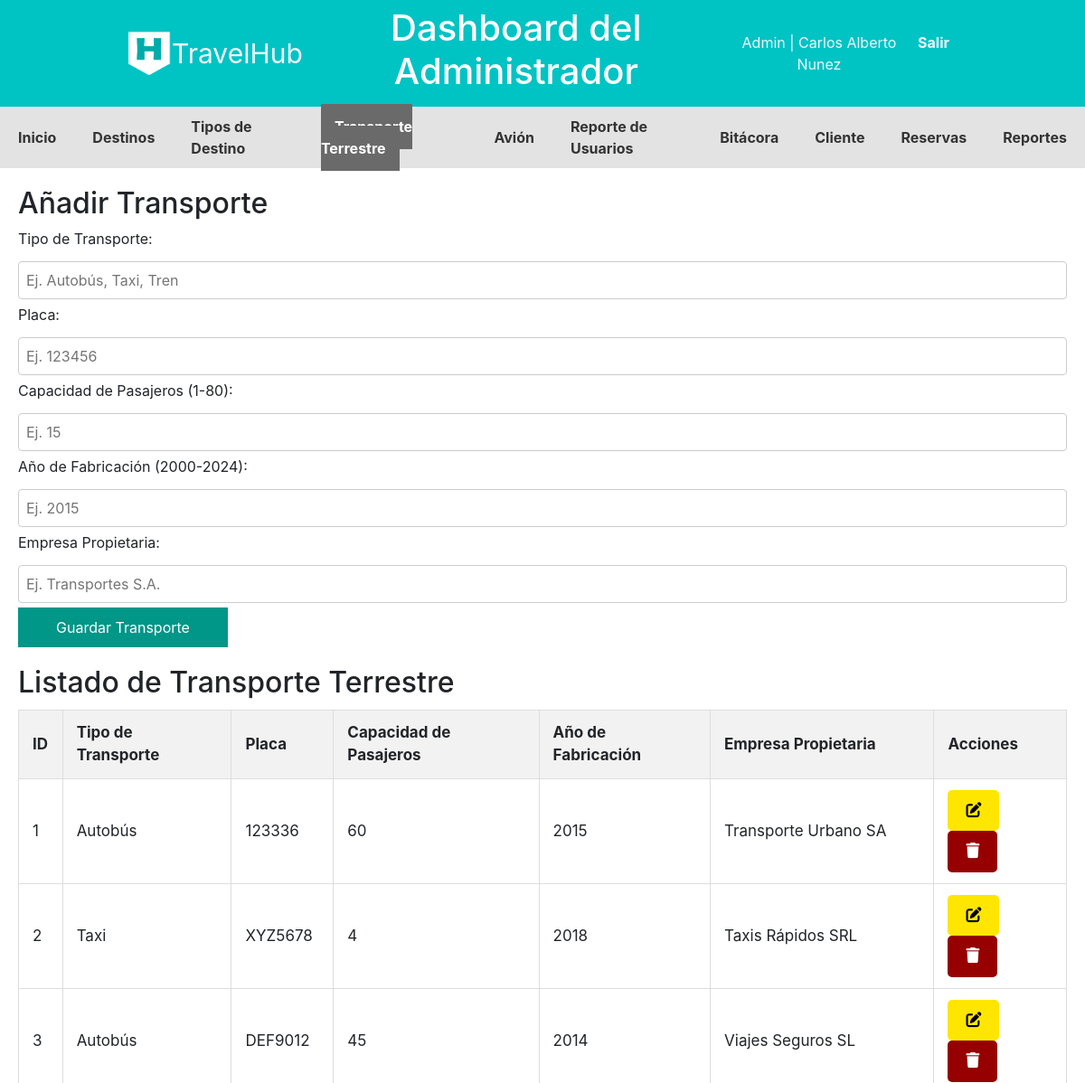
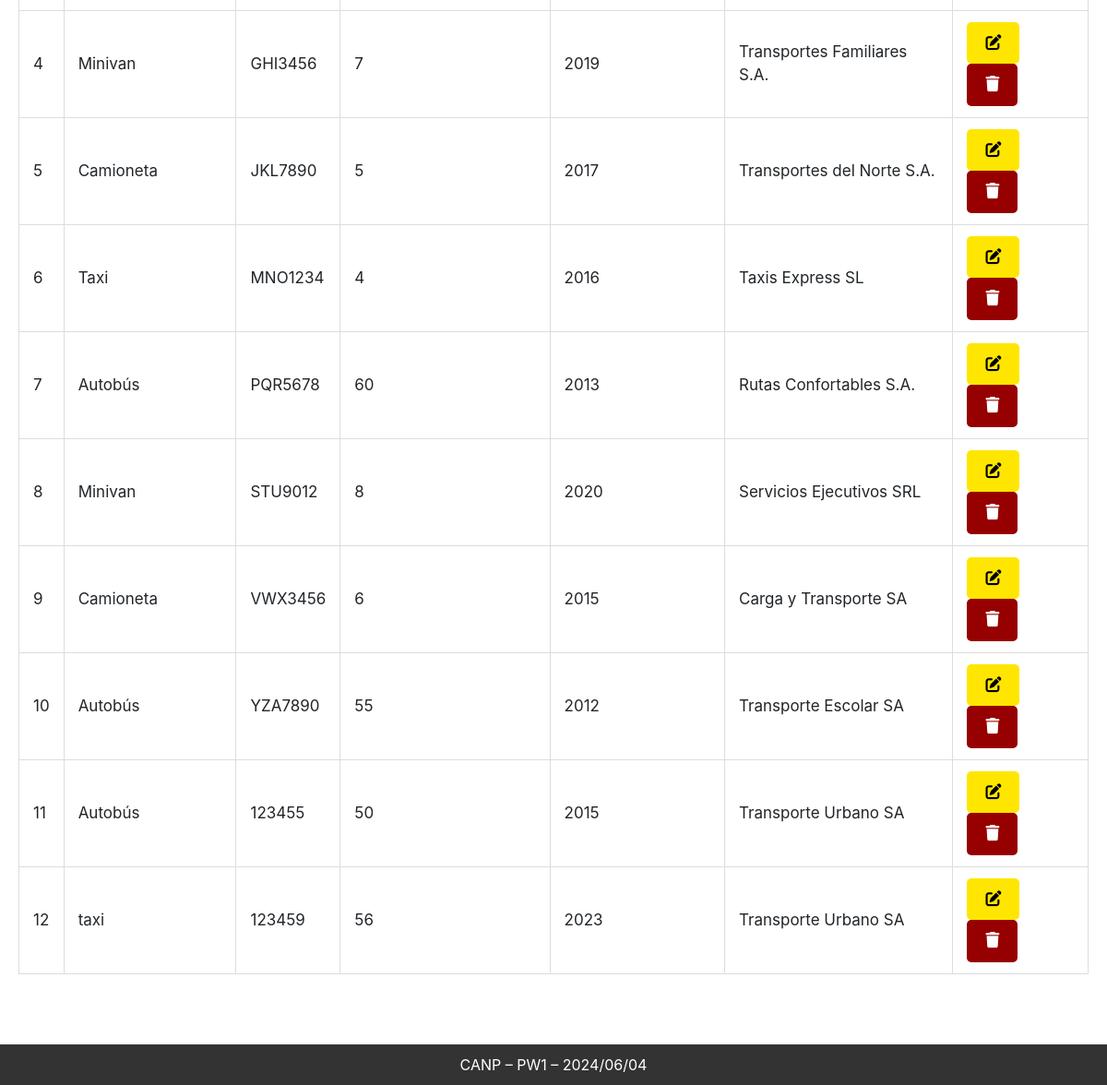
The app's page /Admin/CANP_TransporteTerrestre (signed in) with its own data (2 pictures, top to bottom).
### tables this page shows
CREATE TABLE `tbltransporteterrestre` (
  `id_transpterrestre` int(11) NOT NULL,
  `tipo_transporte` varchar(255) DEFAULT NULL,
  `placa` varchar(255) DEFAULT NULL,
  `capacidad_pasajeros` int(11) NOT NULL,
  `anio_fabricacion` int(11) NOT NULL,
  `empresa_propietaria` varchar(255) DEFAULT NULL
);

### Controllers/templateCtr.php (called while the page is built)
<?php
class Template
{
    public static function templateCtr()
    {
        include 'Views/plantilla.php';
    }
}

### index.php (called while the page is built, shortened)
<?php
include_once "Controllers/templateCtr.php";
include_once "Controllers/transporteTerrestreCtr.php";
include_once "Models/transporteTerrestreMdl.php";
$template = new Template();
$template->templateCtr();

### Models/transporteTerrestreMdl.php (called while the page is built, shortened)
<?php
class TransporteTerrestreMdl {
    public static function canp_leer_transportes_terrestres_mdl() {
        try {
            $db = Conexion::conectar();
            $sql = "SELECT * FROM  tbltransporteterrestre";
            $stmt = $db->prepare($sql);
            $stmt->execute();
            return $stmt->fetchAll();
        } catch (PDOException $e) {
            return "Error al leer datos del transporte terrestre: " . $e->getMessage();
        }
    }
}

### Controllers/transporteTerrestreCtr.php (called while the page is built, shortened)
<?php
class TransporteTerrestreCtr {
    public static function canp_leer_transportes_terrestres_ctr() {
        $respuesta = TransporteTerrestreMdl::canp_leer_transportes_terrestres_mdl();
        return $respuesta;
    }
}

### Admin/CANP_TransporteTerrestre.php (the view, shortened to what this page needs)
<?php
include 'Components/cabeceraAdmin.php';
include 'Components/navAdmin.php'
?>
    <div class="contenedor">
   <h2>Añadir Transporte</h2>
    <form class="formTransporteTerrestre" method="post">
        <label for="tipoTransporte">Tipo de Transporte: <div class="tooltip required"> *<span class="tooltiptext">Campo obligatorio</span></div></label>
        <input type="text" id="tipoTransporte" class="tipoTransporte" name="tipoTransporte" placeholder="Ej. Autobús, Taxi, Tren">
        <label for="placa">Placa: <div class="tooltip required"> *<span class="tooltiptext">Campo obligatorio</span></div></label>
        <input type="text" id="placa" class="placa" name="placa" placeholder="Ej. 123456">
        <label for="capacidad">Capacidad de Pasajeros (1-80): <div class="tooltip required"> *<span class="tooltiptext">Campo obligatorio</span></div></label>
        <input type="text" id="capacidad" class="capacidad" name="capacidad" placeholder="Ej. 15">
        <label for="anioFabricacion">Año de Fabricación (2000-2024): <div class="tooltip required"> *<span class="tooltiptext">Campo obligatorio</span></div></label>
        <input type="text" class="anioFabricacion" id="anioFabricacion" name="anioFabricacion" placeholder="Ej. 2015">
        <label for="empresa">Empresa Propietaria: <div class="tooltip required"> *<span class="tooltiptext">Campo obligatorio</span></div></label>
        <input type="text" id="empresa" class="empresa" name="empresa" placeholder="Ej. Transportes S.A.">
        <button name="btnTransporteTerrestre" class="btnformulario btnTransporteTerrestre" type="submit">Guardar Transporte</button>
    </form>
    <h2>Listado de Transporte Terrestre</h2>
    <table class="tblTransporteTerrestre">
        <thead>
            <tr>
                <th>ID</th>
                <th>Tipo de Transporte</th>
                <th>Placa</th>
                <th>Capacidad de Pasajeros</th>
                <th>Año de Fabricación</th>
                <th>Empresa Propietaria</th>
                <th>Acciones</th>
            </tr>
        </thead>
        <tbody>
        <?php
            $transportes = TransporteTerrestreCtr::canp_leer_transportes_terrestres_ctr();
            foreach ($transportes as $key => $transporte) {
               echo '
               <tr>
               <td>'.($key+1).'</td>
               <td>'.$transporte["tipo_transporte"].'</td>
               <td>'.$transporte["placa"].'</td>
               <td>'.$transporte["capacidad_pasajeros"].'</td>
               <td>'.$transporte["anio_fabricacion"].'</td>
               <td>'.$transporte["empresa_propietaria"].'</td>
               <td>
                   <button class="edit editarTransporteTerrestre" editarTransporteTerrestre="'.$transporte["id_transpterrestre"].'"> <i class="fa-solid fa-pen-to-square"></i></button>
                   <button class="delete eliminarTransporteTerrestre" eliminarTransporteTerrestre="'.$transporte["id_transpterrestre"].'"><i class="fa-solid fa-trash"></i></button>
                   </td>
           </tr>
               ';
            }
        ?>
        </tbody>
    </table>
</div>

### Views/css/styles.css (style rules this page uses)
* { margin: 0; padding: 0; box-sizing: border-box; }
body { font-family: Roboto; height: 100vh; }
.contenedor { padding: 20px; }
h2 { font-size: 50px; }
form { margin-bottom: 20px; }
input[type="text"], input[type="date"], select { margin: 5px 0; padding: 8px; width: calc(100% - 18px); }
.edit { padding: 10px 20px; background-color: #ffe600; color: black; border: none; cursor: pointer; border-radius: 5px; }
.delete { padding: 10px 20px; background-color: #960000; color: white; border: none; cursor: pointer; border-radius: 5px; }
button.btnformulario { padding: 10px 20px; background-color: #009688; color: white; border: none; cursor: pointer; width: 20%; }
table { width: 100%; border-collapse: collapse; margin: 10px 0 100px 0; font-size: 17px; min-width: 400px; }
table th, table td { padding: 12px 15px; border: 1px solid #ddd; text-align: left; }
table th { background-color: #f2f2f2; }
th, td { border: 1px solid #ccc; padding: 8px; text-align: left; }
label { display: block; margin-bottom: 5px; }
input[type="text"], input[type="email"], input[type="password"] { width: 100%; padding: 8px; border: 1px solid #ccc; border-radius: 4px; }
.btnformulario { align-self: flex-start; }

### records on screen
tbltransporteterrestre: tipo_transporte "Autobús", placa "123336", capacidad_pasajeros "60", anio_fabricacion "2015", empresa_propietaria "Transporte Urbano SA"
tbltransporteterrestre: tipo_transporte "Taxi", placa "XYZ5678", capacidad_pasajeros "4", anio_fabricacion "2018", empresa_propietaria "Taxis Rápidos SRL"
tbltransporteterrestre: tipo_transporte "Autobús", placa "DEF9012", capacidad_pasajeros "45", anio_fabricacion "2014", empresa_propietaria "Viajes Seguros SL"
tbltransporteterrestre: tipo_transporte "Minivan", placa "GHI3456", capacidad_pasajeros "7", anio_fabricacion "2019", empresa_propietaria "Transportes Familiares S.A."
tbltransporteterrestre: tipo_transporte "Camioneta", placa "JKL7890", capacidad_pasajeros "5", anio_fabricacion "2017", empresa_propietaria "Transportes del Norte S.A."
tbltransporteterrestre: tipo_transporte "Taxi", placa "MNO1234", capacidad_pasajeros "4", anio_fabricacion "2016", empresa_propietaria "Taxis Express SL"
tbltransporteterrestre: tipo_transporte "Autobús", placa "PQR5678", capacidad_pasajeros "60", anio_fabricacion "2013", empresa_propietaria "Rutas Confortables S.A."
tbltransporteterrestre: tipo_transporte "Minivan", placa "STU9012", capacidad_pasajeros "8", anio_fabricacion "2020", empresa_propietaria "Servicios Ejecutivos SRL"
tbltransporteterrestre: tipo_transporte "Camioneta", placa "VWX3456", capacidad_pasajeros "6", anio_fabricacion "2015", empresa_propietaria "Carga y Transporte SA"
tbltransporteterrestre: tipo_transporte "Autobús", placa "YZA7890", capacidad_pasajeros "55", anio_fabricacion "2012", empresa_propietaria "Transporte Escolar SA"
tbltransporteterrestre: tipo_transporte "Autobús", placa "123455", capacidad_pasajeros "50", anio_fabricacion "2015", empresa_propietaria "Transporte Urbano SA"
tbltransporteterrestre: tipo_transporte "taxi", placa "123459", capacidad_pasajeros "56", anio_fabricacion "2023", empresa_propietaria "Transporte Urbano SA"

### other values on screen
$_SESSION["nombre"] "Carlos Alberto Nunez"
